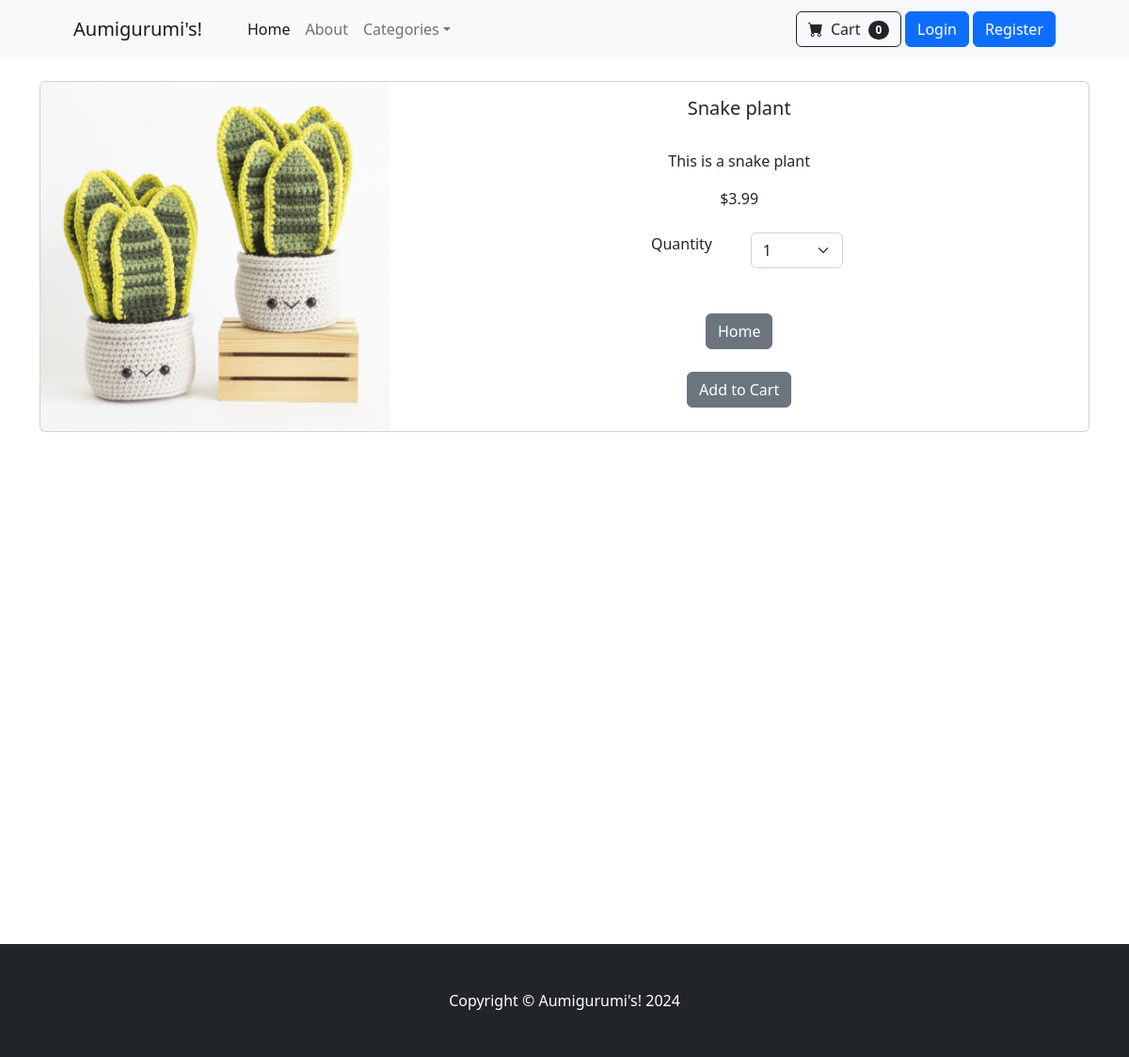
The app's page /product/4 with its own data.
### store/models.py (models this page shows, shortened)
class Product(models.Model):
    name = models.CharField(max_length=100)
    price = models.DecimalField(default=0, decimal_places=2, max_digits=6)
    category = models.ForeignKey(Category, on_delete=models.CASCADE, default=1)
    description = models.CharField(max_length=250, default='', blank=True, null=True)
    image = models.ImageField(upload_to='uploads/products/')
    is_sale = models.BooleanField(default=False)
    sale_price = models.DecimalField(default=0, decimal_places=2, max_digits=6)

### store/views.py (the view)
# urls.py: path('product/<int:pk>', views.product, name='product'),
def product(request,pk):
	product = Product.objects.get(id=pk)
	return render(request, 'product.html', {'product':product})

### cart/cart.py (called while the page is built)
    def __len__(self):
        return len(self.cart)

### cart/context_processors.py (called while the page is built)
def cart(request):
    return {'cart': Cart(request)}

### store/templates/product.html (shortened to what this page needs)
{% extends 'base.html' %}
{% block content %}
<br/>
    <div class="container">
        <div class="card mb-3">
            <div class="row g-0">
                <div class="col-md-4">
                    <img src="{{ product.image.url }}" class="img-fluid rounded-start" alt=" ... ">
                </div>
                <div class="col-md-8">
                    <div class="card-body">
                        <center>
                        <h5 class="card-title">{{ product.name }}</h5>
                            <br/>
                            <p class="card-text">{{ product.description }}</p>
                            {% if product.is_sale %}
                            <div class="d-flex justify-content-center small text-warning mb-2">
                                    <div class="bi-star-fill"></div>
                                    &nbsp;&nbsp;Sale!&nbsp;&nbsp;
                                    <div class="bi-star-fill"></div>
                                    </div>
                                    <strike>
                                    ${{ product.price }}
                                    </strike>
                                    &nbsp;
                                    ${{ product.sale_price }}
                            {% else %}
                                ${{ product.price }}
                            {% endif %}
                            <br/><br/>
                            <div class="row justify-content-center">
                                <div class="col-md-2">Quantity</div>
                                <div class="col-md-2">
                                    <select class="form-select" id="qty-cart">
                                        <option>1</option>
                                    </select>
                                </div>
                            </div>
                            <br/><br/>
                            <a href="{% url 'home'%}" class="btn btn-secondary">Home</a>
                            <br/><br/>
                            <button type="button" value="{{product.id}}" class="btn btn-secondary" id="add-cart">Add to Cart</button>
                        </center>
                    </div>
                </div>
            </div>
        </div>
    </div>
<br/><br/><br/><br/><br/><br/><br/><br/><br/><br/><br/><br/><br/><br/><br/><br/><br/><br/><br/><br/><br/><br/>
{% endblock %}

### records on screen
Product: image (picture), name "Snake plant", description "This is a snake plant", price "3.99"

### other values on screen
{{ cart|length }} "0"
